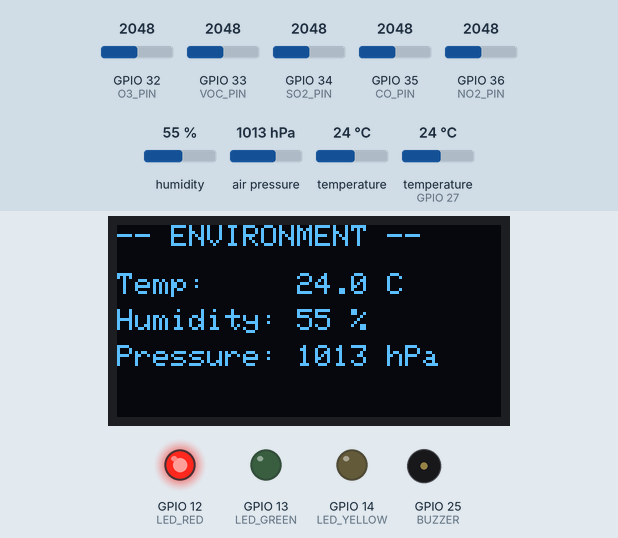
Simulated run of this sketch. Board: ESP32. On the bench: 128×64 one-colour display, output pins drawn as LEDs (lit = HIGH), buzzer (waves = sounding). The inputs (shaded band) are chosen by the test bench; at power-on: GPIO 35 (CO_PIN) = 2048, GPIO 32 (O3_PIN) = 2048, humidity 55 %, GPIO 33 (VOC_PIN) = 2048, GPIO 34 (SO2_PIN) = 2048, GPIO 36 (NO2_PIN) = 2048, air pressure 1013 hPa, temperature 24 °C, temperature (sensor on GPIO 27) 24 °C (analog values on the 0–4095 scale). What the sketch prints to the serial monitor is not drawn.

Above: at 3.6 s.
3.7 s: GPIO 35 (CO_PIN) set to 2866
At 10.2 s:
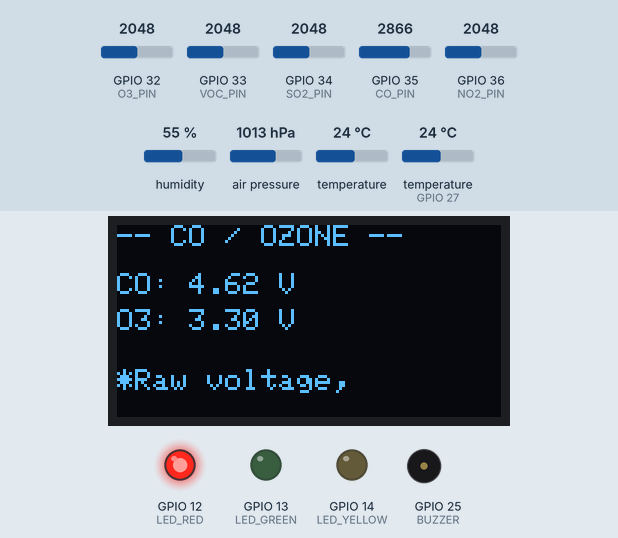
12.3 s: GPIO 35 (CO_PIN) set to 2106
At 18.7 s:
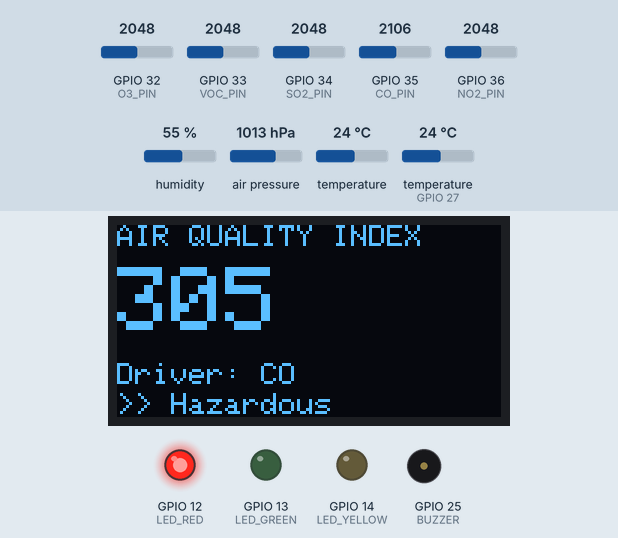
22.5 s: GPIO 35 (CO_PIN) set to 2033
At 27.0 s:
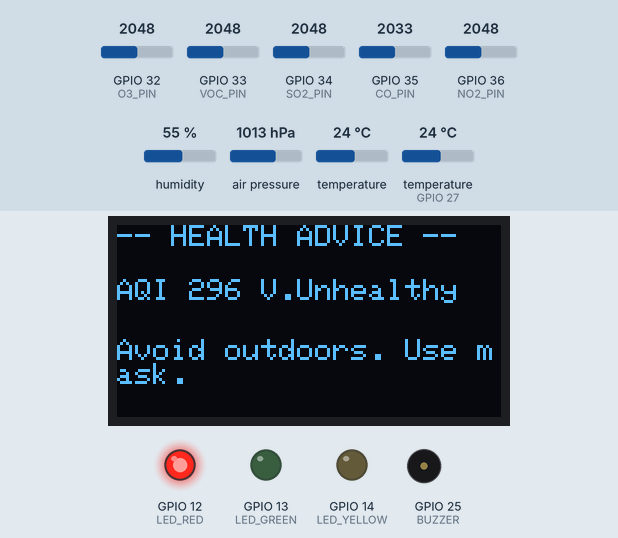
31.8 s: GPIO 32 (O3_PIN) set to 2866
At 38.4 s:
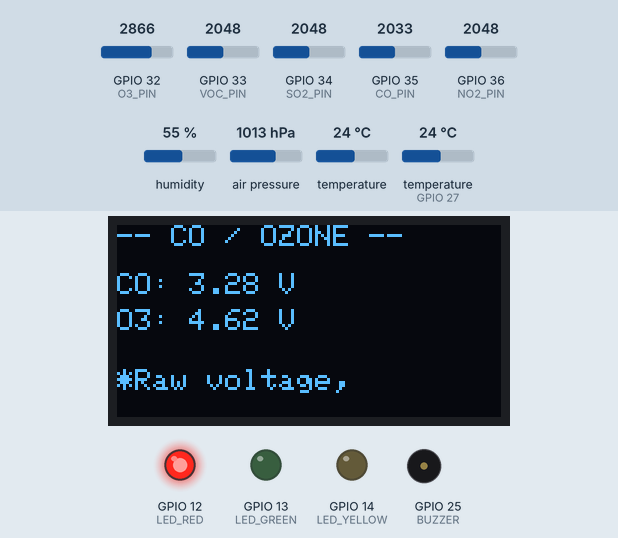
38.8 s: GPIO 32 (O3_PIN) set to 2792
At 45.7 s:
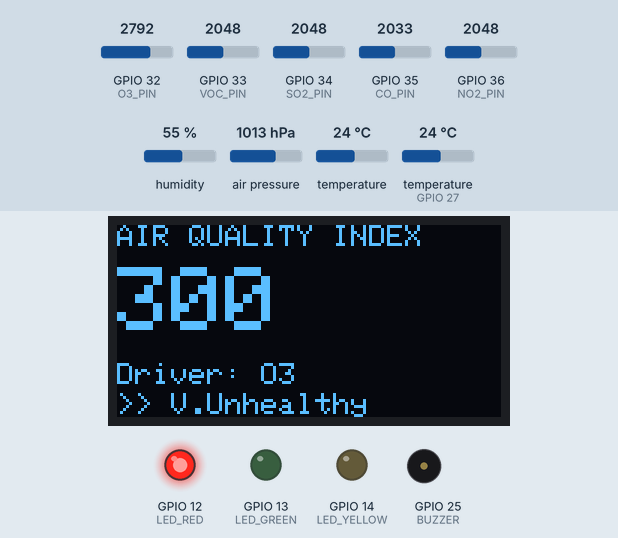
49.0 s: humidity set to 22 %
At 58.9 s:
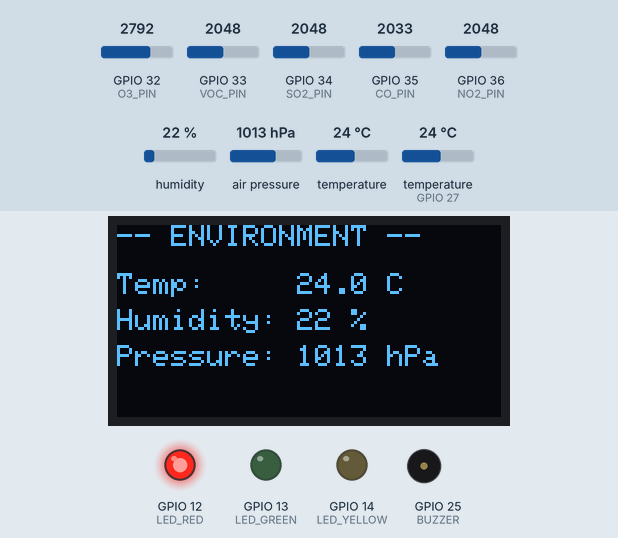
Timing chart, 0 to 60.2 s (numbered marks = the images above; inputs shaded):
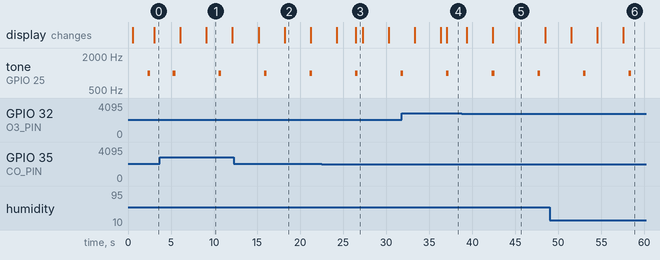

Measured:
- the behaviour switches between 2073 and 2072 on GPIO 35 (CO_PIN) (found by bisection; images 2 and 3)
- the behaviour switches between 2793 and 2792 on GPIO 32 (O3_PIN) (found by bisection; images 4 and 5)
- after the input at 22.5 s, the display: first differs from a run without the input after 3.9 s (image 3)
- after the input at 38.8 s, the display: first differs from a run without the input after 6.6 s (image 5)
- by itself, tone on GPIO 25 (BUZZER): alternates 1000 Hz for 0.30 s and silent for 5.0 s
- what the display in image 1 shows lasts 3.0 s, from 9.1 s to 12.1 s
- what the display in image 3 shows lasts 0.9 s, from 26.4 s to 27.3 s

The sketch:

board1_sensor.ino
```cpp
#include <Wire.h>
#include <Adafruit_GFX.h>
#include <Adafruit_SSD1306.h>
#include <Adafruit_BMP280.h>
#include <DHT.h>
#include <math.h>


#define SCREEN_WIDTH 128
#define SCREEN_HEIGHT 64
#define OLED_RESET    -1
#define SCREEN_ADDRESS 0x3C


#define SO2_PIN 34
#define CO_PIN  35
#define O3_PIN  32
#define VOC_PIN 33
#define NO2_PIN 36
#define DHT_PIN 27
#define DHT_TYPE DHT22


#define LED_GREEN  13
#define LED_YELLOW 14
#define LED_RED    12
#define BUZZER     25
#define TX_TO_BOARD2 26


float CO_baseline  = 0.30;
float O3_baseline  = 0.50;
float NO2_baseline = 3.00;
float SO2_baseline = 2.30;


Adafruit_SSD1306 display(SCREEN_WIDTH, SCREEN_HEIGHT, &Wire, OLED_RESET);
Adafruit_BMP280 bmp;
DHT dht(DHT_PIN, DHT_TYPE);


bool bmpFound = false;
HardwareSerial pmsSerial(2);


struct PMSData { uint16_t pm1, pm25, pm10; bool valid; } pms = {0,0,0,false};


float g_temp=0, g_pres=0, g_hum=0;
float g_co_v=0, g_o3_v=0, g_voc_v=0, g_so2_v=0, g_no2_v=0;
float g_coC=0, g_o3C=0, g_no2C=0, g_so2C=0;
int   g_aqi=0;


void readPMS() {
  pms.valid = false;
  while (pmsSerial.available() >= 32) {
    if (pmsSerial.peek() != 0x42) { pmsSerial.read(); continue; }
    uint8_t buf[32];
    pmsSerial.readBytes(buf, 32);
    if (buf[1] != 0x4D) continue;
    uint16_t sum = 0;
    for (int i = 0; i < 30; i++) sum += buf[i];
    uint16_t checksum = (buf[30] << 8) | buf[31];
    if (sum != checksum) continue;
    pms.pm1  = (buf[4] << 8) | buf[5];
    pms.pm25 = (buf[6] << 8) | buf[7];
    pms.pm10 = (buf[8] << 8) | buf[9];
    pms.valid = true;
  }
}


float readAvg(int pin, float mult) {
  long sum = 0;
  for (int i = 0; i < 20; i++) { sum += analogRead(pin); delay(2); }
  return (sum / 20.0 / 4095.0) * 3.3 * mult;
}


float calcAQI(float C, float Clow, float Chigh, float Ilow, float Ihigh) {
  if (C < Clow) C = Clow;
  if (C > Chigh) C = Chigh;
  return ((Ihigh - Ilow) / (Chigh - Clow)) * (C - Clow) + Ilow;
}
float aqiPM25(float c){
  if(c<=12.0)return calcAQI(c,0,12,0,50);
  if(c<=35.4)return calcAQI(c,12.1,35.4,51,100);
  if(c<=55.4)return calcAQI(c,35.5,55.4,101,150);
  if(c<=150.4)return calcAQI(c,55.5,150.4,151,200);
  if(c<=250.4)return calcAQI(c,150.5,250.4,201,300);
  return calcAQI(c,250.5,500.4,301,500);
}
float aqiPM10(float c){
  if(c<=54)return calcAQI(c,0,54,0,50);
  if(c<=154)return calcAQI(c,55,154,51,100);
  if(c<=254)return calcAQI(c,155,254,101,150);
  if(c<=354)return calcAQI(c,255,354,151,200);
  if(c<=424)return calcAQI(c,355,424,201,300);
  return calcAQI(c,425,604,301,500);
}
float aqiCO(float c){
  if(c<=4.4)return calcAQI(c,0,4.4,0,50);
  if(c<=9.4)return calcAQI(c,4.5,9.4,51,100);
  if(c<=12.4)return calcAQI(c,9.5,12.4,101,150);
  if(c<=15.4)return calcAQI(c,12.5,15.4,151,200);
  if(c<=30.4)return calcAQI(c,15.5,30.4,201,300);
  return calcAQI(c,30.5,50.4,301,500);
}
float aqiO3(float c){
  if(c<=54)return calcAQI(c,0,54,0,50);
  if(c<=70)return calcAQI(c,55,70,51,100);
  if(c<=85)return calcAQI(c,71,85,101,150);
  if(c<=105)return calcAQI(c,86,105,151,200);
  if(c<=200)return calcAQI(c,106,200,201,300);
  return calcAQI(c,201,504,301,500);
}
float aqiNO2(float c){
  if(c<=53)return calcAQI(c,0,53,0,50);
  if(c<=100)return calcAQI(c,54,100,51,100);
  if(c<=360)return calcAQI(c,101,360,101,150);
  if(c<=649)return calcAQI(c,361,649,151,200);
  if(c<=1249)return calcAQI(c,650,1249,201,300);
  return calcAQI(c,1250,2049,301,500);
}
float aqiSO2(float c){
  if(c<=35)return calcAQI(c,0,35,0,50);
  if(c<=75)return calcAQI(c,36,75,51,100);
  if(c<=185)return calcAQI(c,76,185,101,150);
  if(c<=304)return calcAQI(c,186,304,151,200);
  if(c<=604)return calcAQI(c,305,604,201,300);
  return calcAQI(c,605,1004,301,500);
}


float co_ppm(float v){float d=v-CO_baseline;return d>0?d*10.0:0;}
float o3_ppb(float v){float d=v-O3_baseline;return d>0?d*50.0:0;}
float no2_ppb(float v){float d=v-NO2_baseline;return d>0?d*50.0:0;}
float so2_ppb(float v){float d=v-SO2_baseline;return d>0?d*50.0:0;}


const char* category(int aqi){
  if(aqi<=50)return "Good";
  if(aqi<=100)return "Moderate";
  if(aqi<=150)return "Unhealthy SG";
  if(aqi<=200)return "Unhealthy";
  if(aqi<=300)return "V.Unhealthy";
  return "Hazardous";
}
const char* advice(int aqi){
  if(aqi<=50)return "Air clean. Enjoy outside.";
  if(aqi<=100)return "OK. Sensitive take care.";
  if(aqi<=150)return "Sensitive limit outdoor.";
  if(aqi<=200)return "Reduce outdoor. Mask up.";
  if(aqi<=300)return "Avoid outdoors. Use mask.";
  return "Stay indoors. Emergency!";
}


void setLEDs(int aqi){
  digitalWrite(LED_GREEN,LOW);
  digitalWrite(LED_YELLOW,LOW);
  digitalWrite(LED_RED,LOW);
  if(aqi<=100)digitalWrite(LED_GREEN,HIGH);
  else if(aqi<=200)digitalWrite(LED_YELLOW,HIGH);
  else digitalWrite(LED_RED,HIGH);
  if(aqi>200)tone(BUZZER,1000,300);
}


void sendToBoard2(){
  String line = String(g_aqi) + "|";
  line += String(category(g_aqi)) + "|";
  line += String(pms.pm25) + "|";
  line += String(pms.pm10) + "|";
  line += String(pms.pm1) + "|";
  line += String(g_co_v,2) + "|";   // RAW VOLTAGE
  line += String(g_o3_v,2) + "|";   // RAW VOLTAGE
  line += String(g_no2_v,2) + "|";
  line += String(g_so2_v,2) + "|";
  line += String(g_voc_v,2) + "|";
  line += String(g_temp,1) + "|";
  line += String(g_hum,0) + "|";
  line += String(g_pres,0);
  Serial1.println(line);
  Serial.print("Sent: "); Serial.println(line);
}


void updateReadings(){
  g_co_v  = readAvg(CO_PIN,2.0);
  g_o3_v  = readAvg(O3_PIN,2.0);
  g_voc_v = readAvg(VOC_PIN,2.0);
  g_so2_v = readAvg(SO2_PIN,2.0);
  g_no2_v = readAvg(NO2_PIN,1.0);


  // BMP280 with bounds checking
 if(bmpFound){
  float raw_t = bmp.readTemperature();
  float raw_p = bmp.readPressure()/100.0F;
  if(raw_t > 5 && raw_t < 55)    g_temp = raw_t;
  if(raw_p > 950 && raw_p < 1050) g_pres = raw_p;
}


  float h = dht.readHumidity();
  if(!isnan(h)) g_hum = h;


  readPMS();


  // Convert for AQI calculation (internal use only)
  g_coC  = co_ppm(g_co_v);
  g_o3C  = o3_ppb(g_o3_v);
  g_no2C = no2_ppb(g_no2_v);
  g_so2C = so2_ppb(g_so2_v);


  // AQI uses all 6 pollutants as per supervisor
  float aqi = aqiPM25(pms.pm25);
  float t;
  t=aqiPM10(pms.pm10); if(t>aqi)aqi=t;
  t=aqiCO(g_coC);      if(t>aqi)aqi=t;
  t=aqiO3(g_o3C);      if(t>aqi)aqi=t;
  t=aqiNO2(g_no2C);    if(t>aqi)aqi=t;
  t=aqiSO2(g_so2C);    if(t>aqi)aqi=t;
  g_aqi = (int)(aqi+0.5);


  setLEDs(g_aqi);
  sendToBoard2();


  Serial.print("AQI:");Serial.print(g_aqi);
  Serial.print(" PM2.5:");Serial.print(pms.pm25);
  Serial.print(" PM10:");Serial.print(pms.pm10);
  Serial.print(" CO_V:");Serial.print(g_co_v,2);
  Serial.print(" O3_V:");Serial.print(g_o3_v,2);
  Serial.print(" T:");Serial.print(g_temp,1);
  Serial.print(" H:");Serial.print(g_hum,0);
  Serial.print(" P:");Serial.println(g_pres,0);
}


void pageName(){
  display.clearDisplay(); display.setTextColor(SSD1306_WHITE);
  display.setTextSize(2); display.setCursor(18,18); display.println("AQ-Sense");
  display.setTextSize(1); display.setCursor(20,44); display.println("Air Monitor BD");
  display.display();
}
void pageEnv(){
  display.clearDisplay(); display.setTextColor(SSD1306_WHITE); display.setTextSize(1);
  display.setCursor(0,0);  display.println("-- ENVIRONMENT --");
  display.setCursor(0,16); display.print("Temp:     "); display.print(g_temp,1); display.println(" C");
  display.setCursor(0,28); display.print("Humidity: "); display.print(g_hum,0); display.println(" %");
  display.setCursor(0,40); display.print("Pressure: "); display.print(g_pres,0); display.println(" hPa");
  display.display();
}
void pagePM(){
  display.clearDisplay(); display.setTextColor(SSD1306_WHITE); display.setTextSize(1);
  display.setCursor(0,0);  display.println("-- PARTICULATE --");
  display.setCursor(0,16); display.print("PM2.5: "); display.print(pms.pm25); display.println(" ug/m3");
  display.setCursor(0,28); display.print("PM10 : "); display.print(pms.pm10); display.println(" ug/m3");
  display.setCursor(0,40); display.print("PM1.0: "); display.print(pms.pm1);  display.println(" ug/m3");
  display.display();
}
void pageCO_O3(){
  display.clearDisplay(); display.setTextColor(SSD1306_WHITE); display.setTextSize(1);
  display.setCursor(0,0);  display.println("-- CO / OZONE --");
  display.setCursor(0,16); display.print("CO: "); display.print(g_co_v,2); display.println(" V");
  display.setCursor(0,28); display.print("O3: "); display.print(g_o3_v,2); display.println(" V");
  display.setCursor(0,48); display.println("*Raw voltage,");

  display.display();
}
void pageNO2SO2(){
  display.clearDisplay(); display.setTextColor(SSD1306_WHITE); display.setTextSize(1);
  display.setCursor(0,0);  display.println("-- NO2 / SO2 --");
  display.setCursor(0,16); display.print("NO2: "); display.print(g_no2_v,2); display.println(" V");
  display.setCursor(0,28); display.print("SO2: "); display.print(g_so2_v,2); display.println(" V");
  display.setCursor(0,48); display.println("*Qualitative");

  display.display();
}
void pageVOC(){
  display.clearDisplay(); display.setTextColor(SSD1306_WHITE); display.setTextSize(1);
  display.setCursor(0,0);  display.println("-- VOC INDEX --");
  display.setCursor(0,16); display.print("VOC: "); display.print(g_voc_v,2); display.println(" V");
  display.setCursor(0,40); display.println("*MQ-135 composite");
  display.setCursor(0,48); display.println(" VOC index value,");
  display.setCursor(0,56); display.println(" not absolute ppm");
  display.display();
}
void pageAQI(){
  float a_pm25=aqiPM25(pms.pm25);
  float a_pm10=aqiPM10(pms.pm10);
  float a_co=aqiCO(g_coC);
  float a_o3=aqiO3(g_o3C);
  float a_no2=aqiNO2(g_no2C);
  float a_so2=aqiSO2(g_so2C);
  String dominant="PM2.5";
  float highest=a_pm25;
  if(a_pm10>highest){highest=a_pm10;dominant="PM10";}
  if(a_co>highest){highest=a_co;dominant="CO";}
  if(a_o3>highest){highest=a_o3;dominant="O3";}
  if(a_no2>highest){highest=a_no2;dominant="NO2";}
  if(a_so2>highest){dominant="SO2";}


  display.clearDisplay(); display.setTextColor(SSD1306_WHITE);
  display.setTextSize(1); display.setCursor(0,0);
  display.println("AIR QUALITY INDEX");
  display.setTextSize(3); display.setCursor(0,14);
  display.println(g_aqi);
  display.setTextSize(1); display.setCursor(0,46);
  display.print("Driver: "); display.println(dominant);
  display.setCursor(0,56); display.print(">> "); display.println(category(g_aqi));
  display.display();
}
void pageGauge(){
  display.clearDisplay(); display.setTextColor(SSD1306_WHITE);
  int cx=64, cy=58, r=44;
  for(int a=0;a<=180;a+=4){float rad=a*PI/180.0;int x=cx-cos(rad)*r;int y=cy-sin(rad)*r;display.drawPixel(x,y,SSD1306_WHITE);}
  int bounds[]={0,50,100,150,200,300};
  for(int i=0;i<6;i++){float frac=bounds[i]/300.0;if(frac>1)frac=1;float a=180-(frac*180);float rad=a*PI/180.0;int x1=cx-cos(rad)*r,y1=cy-sin(rad)*r;int x2=cx-cos(rad)*(r-6),y2=cy-sin(rad)*(r-6);display.drawLine(x1,y1,x2,y2,SSD1306_WHITE);}
  int av=g_aqi;if(av>300)av=300;float frac=av/300.0;float a=180-(frac*180);float rad=a*PI/180.0;
  int nx=cx-cos(rad)*(r-4),ny=cy-sin(rad)*(r-4);
  display.drawLine(cx,cy,nx,ny,SSD1306_WHITE); display.fillCircle(cx,cy,3,SSD1306_WHITE);
  display.setTextSize(1); display.setCursor(0,0); display.print("AQI "); display.print(g_aqi);
  display.setCursor(60,0); display.print(category(g_aqi));
  display.display();
}
void pageAdvice(){
  display.clearDisplay(); display.setTextColor(SSD1306_WHITE); display.setTextSize(1);
  display.setCursor(0,0);  display.println("-- HEALTH ADVICE --");
  display.setCursor(0,18); display.print("AQI "); display.print(g_aqi);
  display.print(" "); display.println(category(g_aqi));
  display.setCursor(0,38); display.println(advice(g_aqi));
  display.display();
}


int page=0;
const int NUM_PAGES=9;
unsigned long lastPage=0;
unsigned long lastRead=0;


void setup(){
  Serial.begin(115200);
  delay(500);
  analogReadResolution(12);
  pmsSerial.begin(9600,SERIAL_8N1,16,17);
  Serial1.begin(9600,SERIAL_8N1,-1,TX_TO_BOARD2);
  pinMode(LED_GREEN,OUTPUT);
  pinMode(LED_YELLOW,OUTPUT);
  pinMode(LED_RED,OUTPUT);


  if(!display.begin(SSD1306_SWITCHCAPVCC,SCREEN_ADDRESS)){while(true);}


  if(bmp.begin(0x76))bmpFound=true;
  else if(bmp.begin(0x77))bmpFound=true;
  if(bmpFound){
    bmp.setSampling(Adafruit_BMP280::MODE_NORMAL,
                    Adafruit_BMP280::SAMPLING_X2,
                    Adafruit_BMP280::SAMPLING_X16,
                    Adafruit_BMP280::FILTER_X16,
                    Adafruit_BMP280::STANDBY_MS_500);
  }
  dht.begin();
  pageName();
  delay(1500);
  updateReadings();
}


void loop(){
  if(millis()-lastRead > 5000){ updateReadings(); lastRead=millis(); }
  if(millis()-lastPage > 3000){ page=(page+1)%NUM_PAGES; lastPage=millis(); }
  switch(page){
    case 0: pageName();    break;
    case 1: pageEnv();     break;
    case 2: pagePM();      break;
    case 3: pageCO_O3();   break;
    case 4: pageNO2SO2();  break;
    case 5: pageVOC();     break;
    case 6: pageAQI();     break;
    case 7: pageGauge();   break;
    case 8: pageAdvice();  break;
  }
  delay(50);
}
```
